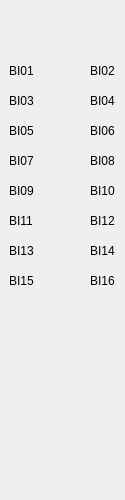
<?xml version="1.0" encoding="UTF-8"?>
<ui version="4.0">
 <class>Form</class>
 <widget class="QWidget" name="Form">
  <property name="geometry">
   <rect>
    <x>0</x>
    <y>0</y>
    <width>125</width>
    <height>500</height>
   </rect>
  </property>
  <property name="windowTitle">
   <string>Form</string>
  </property>
  <widget class="caInclude" name="cainclude">
   <property name="geometry">
    <rect>
     <x>0</x>
     <y>0</y>
     <width>128</width>
     <height>500</height>
    </rect>
   </property>
   <property name="macro">
    <string>IOC=$(IOC),MasterID=$(MasterID),SlaveID=$(SlaveID)</string>
   </property>
   <property name="filename" stdset="0">
    <string notr="true">ecmcE_slave_frame.ui</string>
   </property>
  </widget>
  <widget class="caLed" name="caled_3">
   <property name="geometry">
    <rect>
     <x>44</x>
     <y>60</y>
     <width>22</width>
     <height>22</height>
    </rect>
   </property>
   <property name="rectangular">
    <bool>true</bool>
   </property>
   <property name="gradientEnabled">
    <bool>false</bool>
   </property>
   <property name="channel" stdset="0">
    <string notr="true">$(IOC):m$(MasterID)s$(SlaveID)-BI01</string>
   </property>
   <property name="colorMode">
    <enum>caLed::Static</enum>
   </property>
   <property name="falseColor">
    <color>
     <red>136</red>
     <green>138</green>
     <blue>133</blue>
    </color>
   </property>
   <property name="trueColor">
    <color>
     <red>0</red>
     <green>85</green>
     <blue>0</blue>
    </color>
   </property>
  </widget>
  <widget class="caLabel" name="calabel_3">
   <property name="geometry">
    <rect>
     <x>9</x>
     <y>60</y>
     <width>32</width>
     <height>22</height>
    </rect>
   </property>
   <property name="text">
    <string>BI01</string>
   </property>
  </widget>
  <widget class="caLabel" name="calabel_4">
   <property name="geometry">
    <rect>
     <x>90</x>
     <y>60</y>
     <width>32</width>
     <height>22</height>
    </rect>
   </property>
   <property name="text">
    <string>BI02</string>
   </property>
   <property name="alignment">
    <set>Qt::AlignLeading|Qt::AlignLeft|Qt::AlignVCenter</set>
   </property>
  </widget>
  <widget class="caLed" name="caled_4">
   <property name="geometry">
    <rect>
     <x>67</x>
     <y>60</y>
     <width>22</width>
     <height>22</height>
    </rect>
   </property>
   <property name="rectangular">
    <bool>true</bool>
   </property>
   <property name="gradientEnabled">
    <bool>false</bool>
   </property>
   <property name="channel" stdset="0">
    <string notr="true">$(IOC):m$(MasterID)s$(SlaveID)-BI02</string>
   </property>
   <property name="colorMode">
    <enum>caLed::Static</enum>
   </property>
   <property name="falseColor">
    <color>
     <red>136</red>
     <green>138</green>
     <blue>133</blue>
    </color>
   </property>
   <property name="trueColor">
    <color>
     <red>0</red>
     <green>85</green>
     <blue>0</blue>
    </color>
   </property>
  </widget>
  <widget class="caLed" name="caled_5">
   <property name="geometry">
    <rect>
     <x>67</x>
     <y>90</y>
     <width>22</width>
     <height>22</height>
    </rect>
   </property>
   <property name="rectangular">
    <bool>true</bool>
   </property>
   <property name="gradientEnabled">
    <bool>false</bool>
   </property>
   <property name="channel" stdset="0">
    <string notr="true">$(IOC):m$(MasterID)s$(SlaveID)-BI04</string>
   </property>
   <property name="colorMode">
    <enum>caLed::Static</enum>
   </property>
   <property name="falseColor">
    <color>
     <red>136</red>
     <green>138</green>
     <blue>133</blue>
    </color>
   </property>
   <property name="trueColor">
    <color>
     <red>0</red>
     <green>85</green>
     <blue>0</blue>
    </color>
   </property>
  </widget>
  <widget class="caLabel" name="calabel_5">
   <property name="geometry">
    <rect>
     <x>9</x>
     <y>90</y>
     <width>32</width>
     <height>22</height>
    </rect>
   </property>
   <property name="text">
    <string>BI03</string>
   </property>
  </widget>
  <widget class="caLed" name="caled_6">
   <property name="geometry">
    <rect>
     <x>44</x>
     <y>90</y>
     <width>22</width>
     <height>22</height>
    </rect>
   </property>
   <property name="rectangular">
    <bool>true</bool>
   </property>
   <property name="gradientEnabled">
    <bool>false</bool>
   </property>
   <property name="channel" stdset="0">
    <string notr="true">$(IOC):m$(MasterID)s$(SlaveID)-BI03</string>
   </property>
   <property name="colorMode">
    <enum>caLed::Static</enum>
   </property>
   <property name="falseColor">
    <color>
     <red>136</red>
     <green>138</green>
     <blue>133</blue>
    </color>
   </property>
   <property name="trueColor">
    <color>
     <red>0</red>
     <green>85</green>
     <blue>0</blue>
    </color>
   </property>
  </widget>
  <widget class="caLabel" name="calabel_6">
   <property name="geometry">
    <rect>
     <x>90</x>
     <y>90</y>
     <width>32</width>
     <height>22</height>
    </rect>
   </property>
   <property name="text">
    <string>BI04</string>
   </property>
   <property name="alignment">
    <set>Qt::AlignLeading|Qt::AlignLeft|Qt::AlignVCenter</set>
   </property>
  </widget>
  <widget class="caLed" name="caled_7">
   <property name="geometry">
    <rect>
     <x>44</x>
     <y>120</y>
     <width>22</width>
     <height>22</height>
    </rect>
   </property>
   <property name="rectangular">
    <bool>true</bool>
   </property>
   <property name="gradientEnabled">
    <bool>false</bool>
   </property>
   <property name="channel" stdset="0">
    <string notr="true">$(IOC):m$(MasterID)s$(SlaveID)-BI05</string>
   </property>
   <property name="colorMode">
    <enum>caLed::Static</enum>
   </property>
   <property name="falseColor">
    <color>
     <red>136</red>
     <green>138</green>
     <blue>133</blue>
    </color>
   </property>
   <property name="trueColor">
    <color>
     <red>0</red>
     <green>85</green>
     <blue>0</blue>
    </color>
   </property>
  </widget>
  <widget class="caLabel" name="calabel_7">
   <property name="geometry">
    <rect>
     <x>9</x>
     <y>120</y>
     <width>32</width>
     <height>22</height>
    </rect>
   </property>
   <property name="text">
    <string>BI05</string>
   </property>
  </widget>
  <widget class="caLed" name="caled_8">
   <property name="geometry">
    <rect>
     <x>67</x>
     <y>120</y>
     <width>22</width>
     <height>22</height>
    </rect>
   </property>
   <property name="rectangular">
    <bool>true</bool>
   </property>
   <property name="gradientEnabled">
    <bool>false</bool>
   </property>
   <property name="channel" stdset="0">
    <string notr="true">$(IOC):m$(MasterID)s$(SlaveID)-BI06</string>
   </property>
   <property name="colorMode">
    <enum>caLed::Static</enum>
   </property>
   <property name="falseColor">
    <color>
     <red>136</red>
     <green>138</green>
     <blue>133</blue>
    </color>
   </property>
   <property name="trueColor">
    <color>
     <red>0</red>
     <green>85</green>
     <blue>0</blue>
    </color>
   </property>
  </widget>
  <widget class="caLabel" name="calabel_8">
   <property name="geometry">
    <rect>
     <x>90</x>
     <y>120</y>
     <width>32</width>
     <height>22</height>
    </rect>
   </property>
   <property name="text">
    <string>BI06</string>
   </property>
   <property name="alignment">
    <set>Qt::AlignLeading|Qt::AlignLeft|Qt::AlignVCenter</set>
   </property>
  </widget>
  <widget class="caLed" name="caled_9">
   <property name="geometry">
    <rect>
     <x>44</x>
     <y>150</y>
     <width>22</width>
     <height>22</height>
    </rect>
   </property>
   <property name="rectangular">
    <bool>true</bool>
   </property>
   <property name="gradientEnabled">
    <bool>false</bool>
   </property>
   <property name="channel" stdset="0">
    <string notr="true">$(IOC):m$(MasterID)s$(SlaveID)-BI07</string>
   </property>
   <property name="colorMode">
    <enum>caLed::Static</enum>
   </property>
   <property name="falseColor">
    <color>
     <red>136</red>
     <green>138</green>
     <blue>133</blue>
    </color>
   </property>
   <property name="trueColor">
    <color>
     <red>0</red>
     <green>85</green>
     <blue>0</blue>
    </color>
   </property>
  </widget>
  <widget class="caLabel" name="calabel_9">
   <property name="geometry">
    <rect>
     <x>9</x>
     <y>150</y>
     <width>32</width>
     <height>22</height>
    </rect>
   </property>
   <property name="text">
    <string>BI07</string>
   </property>
  </widget>
  <widget class="caLed" name="caled_10">
   <property name="geometry">
    <rect>
     <x>67</x>
     <y>150</y>
     <width>22</width>
     <height>22</height>
    </rect>
   </property>
   <property name="rectangular">
    <bool>true</bool>
   </property>
   <property name="gradientEnabled">
    <bool>false</bool>
   </property>
   <property name="channel" stdset="0">
    <string notr="true">$(IOC):m$(MasterID)s$(SlaveID)-BI08</string>
   </property>
   <property name="colorMode">
    <enum>caLed::Static</enum>
   </property>
   <property name="falseColor">
    <color>
     <red>136</red>
     <green>138</green>
     <blue>133</blue>
    </color>
   </property>
   <property name="trueColor">
    <color>
     <red>0</red>
     <green>85</green>
     <blue>0</blue>
    </color>
   </property>
  </widget>
  <widget class="caLabel" name="calabel_10">
   <property name="geometry">
    <rect>
     <x>90</x>
     <y>150</y>
     <width>32</width>
     <height>22</height>
    </rect>
   </property>
   <property name="text">
    <string>BI08</string>
   </property>
   <property name="alignment">
    <set>Qt::AlignLeading|Qt::AlignLeft|Qt::AlignVCenter</set>
   </property>
  </widget>
  <widget class="caLabel" name="calabel_11">
   <property name="geometry">
    <rect>
     <x>90</x>
     <y>180</y>
     <width>32</width>
     <height>22</height>
    </rect>
   </property>
   <property name="text">
    <string>BI10</string>
   </property>
   <property name="alignment">
    <set>Qt::AlignLeading|Qt::AlignLeft|Qt::AlignVCenter</set>
   </property>
  </widget>
  <widget class="caLed" name="caled_11">
   <property name="geometry">
    <rect>
     <x>67</x>
     <y>180</y>
     <width>22</width>
     <height>22</height>
    </rect>
   </property>
   <property name="rectangular">
    <bool>true</bool>
   </property>
   <property name="gradientEnabled">
    <bool>false</bool>
   </property>
   <property name="channel" stdset="0">
    <string notr="true">$(IOC):m$(MasterID)s$(SlaveID)-BI10</string>
   </property>
   <property name="colorMode">
    <enum>caLed::Static</enum>
   </property>
   <property name="falseColor">
    <color>
     <red>136</red>
     <green>138</green>
     <blue>133</blue>
    </color>
   </property>
   <property name="trueColor">
    <color>
     <red>0</red>
     <green>85</green>
     <blue>0</blue>
    </color>
   </property>
  </widget>
  <widget class="caLed" name="caled_12">
   <property name="geometry">
    <rect>
     <x>67</x>
     <y>270</y>
     <width>22</width>
     <height>22</height>
    </rect>
   </property>
   <property name="rectangular">
    <bool>true</bool>
   </property>
   <property name="gradientEnabled">
    <bool>false</bool>
   </property>
   <property name="channel" stdset="0">
    <string notr="true">$(IOC):m$(MasterID)s$(SlaveID)-BI16</string>
   </property>
   <property name="colorMode">
    <enum>caLed::Static</enum>
   </property>
   <property name="falseColor">
    <color>
     <red>136</red>
     <green>138</green>
     <blue>133</blue>
    </color>
   </property>
   <property name="trueColor">
    <color>
     <red>0</red>
     <green>85</green>
     <blue>0</blue>
    </color>
   </property>
  </widget>
  <widget class="caLed" name="caled_13">
   <property name="geometry">
    <rect>
     <x>44</x>
     <y>180</y>
     <width>22</width>
     <height>22</height>
    </rect>
   </property>
   <property name="rectangular">
    <bool>true</bool>
   </property>
   <property name="gradientEnabled">
    <bool>false</bool>
   </property>
   <property name="channel" stdset="0">
    <string notr="true">$(IOC):m$(MasterID)s$(SlaveID)-BI09</string>
   </property>
   <property name="colorMode">
    <enum>caLed::Static</enum>
   </property>
   <property name="falseColor">
    <color>
     <red>136</red>
     <green>138</green>
     <blue>133</blue>
    </color>
   </property>
   <property name="trueColor">
    <color>
     <red>0</red>
     <green>85</green>
     <blue>0</blue>
    </color>
   </property>
  </widget>
  <widget class="caLabel" name="calabel_12">
   <property name="geometry">
    <rect>
     <x>9</x>
     <y>180</y>
     <width>32</width>
     <height>22</height>
    </rect>
   </property>
   <property name="text">
    <string>BI09</string>
   </property>
  </widget>
  <widget class="caLabel" name="calabel_13">
   <property name="geometry">
    <rect>
     <x>9</x>
     <y>240</y>
     <width>32</width>
     <height>22</height>
    </rect>
   </property>
   <property name="text">
    <string>BI13</string>
   </property>
  </widget>
  <widget class="caLabel" name="calabel_14">
   <property name="geometry">
    <rect>
     <x>90</x>
     <y>240</y>
     <width>32</width>
     <height>22</height>
    </rect>
   </property>
   <property name="text">
    <string>BI14</string>
   </property>
   <property name="alignment">
    <set>Qt::AlignLeading|Qt::AlignLeft|Qt::AlignVCenter</set>
   </property>
  </widget>
  <widget class="caLed" name="caled_14">
   <property name="geometry">
    <rect>
     <x>44</x>
     <y>240</y>
     <width>22</width>
     <height>22</height>
    </rect>
   </property>
   <property name="rectangular">
    <bool>true</bool>
   </property>
   <property name="gradientEnabled">
    <bool>false</bool>
   </property>
   <property name="channel" stdset="0">
    <string notr="true">$(IOC):m$(MasterID)s$(SlaveID)-BI13</string>
   </property>
   <property name="colorMode">
    <enum>caLed::Static</enum>
   </property>
   <property name="falseColor">
    <color>
     <red>136</red>
     <green>138</green>
     <blue>133</blue>
    </color>
   </property>
   <property name="trueColor">
    <color>
     <red>0</red>
     <green>85</green>
     <blue>0</blue>
    </color>
   </property>
  </widget>
  <widget class="caLed" name="caled_15">
   <property name="geometry">
    <rect>
     <x>44</x>
     <y>210</y>
     <width>22</width>
     <height>22</height>
    </rect>
   </property>
   <property name="rectangular">
    <bool>true</bool>
   </property>
   <property name="gradientEnabled">
    <bool>false</bool>
   </property>
   <property name="channel" stdset="0">
    <string notr="true">$(IOC):m$(MasterID)s$(SlaveID)-BI11</string>
   </property>
   <property name="colorMode">
    <enum>caLed::Static</enum>
   </property>
   <property name="falseColor">
    <color>
     <red>136</red>
     <green>138</green>
     <blue>133</blue>
    </color>
   </property>
   <property name="trueColor">
    <color>
     <red>0</red>
     <green>85</green>
     <blue>0</blue>
    </color>
   </property>
  </widget>
  <widget class="caLabel" name="calabel_15">
   <property name="geometry">
    <rect>
     <x>9</x>
     <y>270</y>
     <width>32</width>
     <height>22</height>
    </rect>
   </property>
   <property name="text">
    <string>BI15</string>
   </property>
  </widget>
  <widget class="caLabel" name="calabel_16">
   <property name="geometry">
    <rect>
     <x>90</x>
     <y>270</y>
     <width>32</width>
     <height>22</height>
    </rect>
   </property>
   <property name="text">
    <string>BI16</string>
   </property>
   <property name="alignment">
    <set>Qt::AlignLeading|Qt::AlignLeft|Qt::AlignVCenter</set>
   </property>
  </widget>
  <widget class="caLabel" name="calabel_17">
   <property name="geometry">
    <rect>
     <x>90</x>
     <y>210</y>
     <width>32</width>
     <height>22</height>
    </rect>
   </property>
   <property name="text">
    <string>BI12</string>
   </property>
   <property name="alignment">
    <set>Qt::AlignLeading|Qt::AlignLeft|Qt::AlignVCenter</set>
   </property>
  </widget>
  <widget class="caLed" name="caled_16">
   <property name="geometry">
    <rect>
     <x>67</x>
     <y>210</y>
     <width>22</width>
     <height>22</height>
    </rect>
   </property>
   <property name="rectangular">
    <bool>true</bool>
   </property>
   <property name="gradientEnabled">
    <bool>false</bool>
   </property>
   <property name="channel" stdset="0">
    <string notr="true">$(IOC):m$(MasterID)s$(SlaveID)-BI12</string>
   </property>
   <property name="colorMode">
    <enum>caLed::Static</enum>
   </property>
   <property name="falseColor">
    <color>
     <red>136</red>
     <green>138</green>
     <blue>133</blue>
    </color>
   </property>
   <property name="trueColor">
    <color>
     <red>0</red>
     <green>85</green>
     <blue>0</blue>
    </color>
   </property>
  </widget>
  <widget class="caLabel" name="calabel_18">
   <property name="geometry">
    <rect>
     <x>9</x>
     <y>210</y>
     <width>32</width>
     <height>22</height>
    </rect>
   </property>
   <property name="text">
    <string>BI11</string>
   </property>
  </widget>
  <widget class="caLed" name="caled_17">
   <property name="geometry">
    <rect>
     <x>44</x>
     <y>270</y>
     <width>22</width>
     <height>22</height>
    </rect>
   </property>
   <property name="rectangular">
    <bool>true</bool>
   </property>
   <property name="gradientEnabled">
    <bool>false</bool>
   </property>
   <property name="channel" stdset="0">
    <string notr="true">$(IOC):m$(MasterID)s$(SlaveID)-BI15</string>
   </property>
   <property name="colorMode">
    <enum>caLed::Static</enum>
   </property>
   <property name="falseColor">
    <color>
     <red>136</red>
     <green>138</green>
     <blue>133</blue>
    </color>
   </property>
   <property name="trueColor">
    <color>
     <red>0</red>
     <green>85</green>
     <blue>0</blue>
    </color>
   </property>
  </widget>
  <widget class="caLed" name="caled_18">
   <property name="geometry">
    <rect>
     <x>67</x>
     <y>240</y>
     <width>22</width>
     <height>22</height>
    </rect>
   </property>
   <property name="rectangular">
    <bool>true</bool>
   </property>
   <property name="gradientEnabled">
    <bool>false</bool>
   </property>
   <property name="channel" stdset="0">
    <string notr="true">$(IOC):m$(MasterID)s$(SlaveID)-BI14</string>
   </property>
   <property name="colorMode">
    <enum>caLed::Static</enum>
   </property>
   <property name="falseColor">
    <color>
     <red>136</red>
     <green>138</green>
     <blue>133</blue>
    </color>
   </property>
   <property name="trueColor">
    <color>
     <red>0</red>
     <green>85</green>
     <blue>0</blue>
    </color>
   </property>
  </widget>
 </widget>
 <customwidgets>
  <customwidget>
   <class>caLabel</class>
   <extends>QLabel</extends>
   <header>caLabel</header>
  </customwidget>
  <customwidget>
   <class>caInclude</class>
   <extends>QWidget</extends>
   <header>caInclude</header>
  </customwidget>
  <customwidget>
   <class>caLed</class>
   <extends>QWidget</extends>
   <header>caLed</header>
  </customwidget>
 </customwidgets>
 <resources/>
 <connections/>
</ui>
